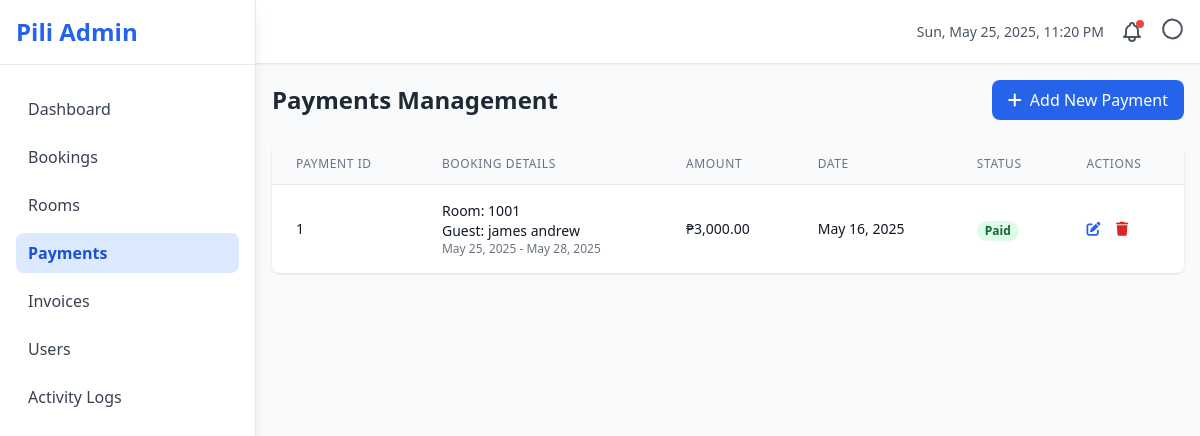
The page /Admin/payments.php on the database its author committed.
### tables this page shows
CREATE TABLE `payments` (
  `payment_id` int(10) NOT NULL,
  `booking_id` int(10) NOT NULL,
  `payment_amount` int(50) NOT NULL,
  `payment_date` date NOT NULL,
  `payment_status` enum('paid','pending','failed') NOT NULL,
  `payment_proof` varchar(255) NOT NULL
);

CREATE TABLE `rooms` (
  `room_id` int(10) NOT NULL,
  `room_number` int(50) NOT NULL,
  `room_type` enum('Deluxe Room','Standard Room','Single Room','Double Room') NOT NULL,
  `room_price` int(50) NOT NULL,
  `room_capacity` int(10) NOT NULL,
  `room_status` enum('available','booked','maintenance') NOT NULL,
  `room_image` varchar(255) DEFAULT NULL,
  `room_description` varchar(255) NOT NULL
);

CREATE TABLE `users` (
  `user_id` int(10) NOT NULL,
  `user_name` varchar(255) NOT NULL,
  `user_email` varchar(255) NOT NULL,
  `user_password` varchar(255) NOT NULL,
  `user_role` enum('Guest','Admin') NOT NULL DEFAULT 'Guest',
  `user_phone` varchar(255) NOT NULL,
  `user_date_created` date NOT NULL DEFAULT curdate()
);

CREATE TABLE `bookings` (
  `booking_id` int(10) NOT NULL,
  `user_id` int(10) NOT NULL,
  `room_id` int(10) NOT NULL,
  `booking_check_in` date NOT NULL,
  `booking_check_out` date NOT NULL,
  `booking_total_price` int(50) NOT NULL,
  `booking_status` enum('Checked-in','Checked-out','Pending','Confirmed','Canceled') NOT NULL
);

### Admin/payments.php (the view, shortened to what this page needs)
<?php
require_once '../PHP/db.php';
$currentUserId = isset($_SESSION['user_id']) ? intval($_SESSION['user_id']) : 0;
$conn->exec("SET @current_user_id = $currentUserId");
$stmt = $conn->query("
    SELECT p.*, b.booking_check_in, b.booking_check_out, u.user_name, r.room_number
    FROM payments p
    JOIN bookings b ON p.booking_id = b.booking_id
    JOIN users u ON b.user_id = u.user_id
    JOIN rooms r ON b.room_id = r.room_id
    ORDER BY p.payment_date DESC
");
$payments = $stmt->fetchAll(PDO::FETCH_ASSOC);
?>
<!DOCTYPE html>
<html lang="en">
<head>
    <script src="https://cdn.tailwindcss.com"></script>
    <link rel="stylesheet" href="https://cdnjs.cloudflare.com/ajax/libs/font-awesome/6.0.0/css/all.min.css">
</head>
<body class="bg-gray-50">
    <?php include 'navbar.php'; ?>
    <?php include 'sidebar.php'; ?>
    <main class="md:ml-64 p-4 pt-20">
        <div class="max-w-7xl mx-auto">
            <div class="flex justify-between items-center mb-6">
                <h1 class="text-2xl font-semibold text-gray-800">Payments Management</h1>
                <button onclick="openAddModal()" class="bg-blue-600 text-white px-4 py-2 rounded-lg hover:bg-blue-700">
                    <i class="fas fa-plus mr-2"></i>Add New Payment
                </button>
            </div>
            <div class="bg-white rounded-lg shadow overflow-hidden">
                <div class="overflow-x-auto">
                    <table class="min-w-full divide-y divide-gray-200">
                        <thead class="bg-gray-50">
                            <tr>
                                <th
                                    class="px-6 py-3 text-left text-xs font-medium text-gray-500 uppercase tracking-wider">
                                    Payment ID</th>
                                <th
                                    class="px-6 py-3 text-left text-xs font-medium text-gray-500 uppercase tracking-wider">
                                    Booking Details</th>
                                <th
                                    class="px-6 py-3 text-left text-xs font-medium text-gray-500 uppercase tracking-wider">
                                    Amount</th>
                                <th
                                    class="px-6 py-3 text-left text-xs font-medium text-gray-500 uppercase tracking-wider">
                                    Date</th>
                                <th
                                    class="px-6 py-3 text-left text-xs font-medium text-gray-500 uppercase tracking-wider">
                                    Status</th>
                                <th
                                    class="px-6 py-3 text-left text-xs font-medium text-gray-500 uppercase tracking-wider">
                                    Actions</th>
                            </tr>
                        </thead>
                        <tbody class="bg-white divide-y divide-gray-200">
                            <?php foreach ($payments as $payment): ?>
                                <tr>
                                    <td class="px-6 py-4 whitespace-nowrap text-sm text-gray-900">
                                        <?php echo $payment['payment_id']; ?>
                                    </td>
                                    <td class="px-6 py-4 whitespace-nowrap text-sm text-gray-900">
                                        <div>Room: <?php echo $payment['room_number']; ?></div>
                                        <div>Guest: <?php echo $payment['user_name']; ?></div>
                                        <div class="text-xs text-gray-500">
                                            <?php echo date('M d, Y', strtotime($payment['booking_check_in'])); ?> -
                                            <?php echo date('M d, Y', strtotime($payment['booking_check_out'])); ?>
                                        </div>
                                    </td>
                                    <td class="px-6 py-4 whitespace-nowrap text-sm text-gray-900">
                                        ₱<?php echo number_format($payment['payment_amount'], 2); ?></td>
                                    <td class="px-6 py-4 whitespace-nowrap text-sm text-gray-900">
                                        <?php echo date('M d, Y', strtotime($payment['payment_date'])); ?>
                                    </td>
                                    <td class="px-6 py-4 whitespace-nowrap">
                                        <span
                                            class="px-2 inline-flex text-xs leading-5 font-semibold rounded-full
                                            <?php echo $payment['payment_status'] === 'paid' ? 'bg-green-100 text-green-800' :
                                                ($payment['payment_status'] === 'pending' ? 'bg-yellow-100 text-yellow-800' : 'bg-red-100 text-red-800'); ?>">
                                            <?php echo ucfirst($payment['payment_status']); ?>
                                        </span>
                                    </td>
                                    <td class="px-6 py-4 whitespace-nowrap text-sm font-medium">
                                        <button
                                            onclick="openEditModal(<?php echo htmlspecialchars(json_encode($payment)); ?>)"
                                            class="text-blue-600 hover:text-blue-900 mr-3">
                                            <i class="fas fa-edit"></i>
                                        </button>
                                        <button onclick="openDeleteModal(<?php echo $payment['payment_id']; ?>)"
                                            class="text-red-600 hover:text-red-900">
                                            <i class="fas fa-trash"></i>
                                        </button>
                                    </td>
                                </tr>
                            <?php endforeach; ?>
                        </tbody>
                    </table>
                </div>
            </div>
        </div>
    </main>
</body>
</html>

### rows shown on the page
payments: payment_id "1", rooms.room_number "1001", users.user_name "james andrew", booking.booking_check_in "May 25, 2025", booking.booking_check_out "May 28, 2025", payment_amount "3,000.00", payment_date "May 16, 2025", payment_status "Paid"
